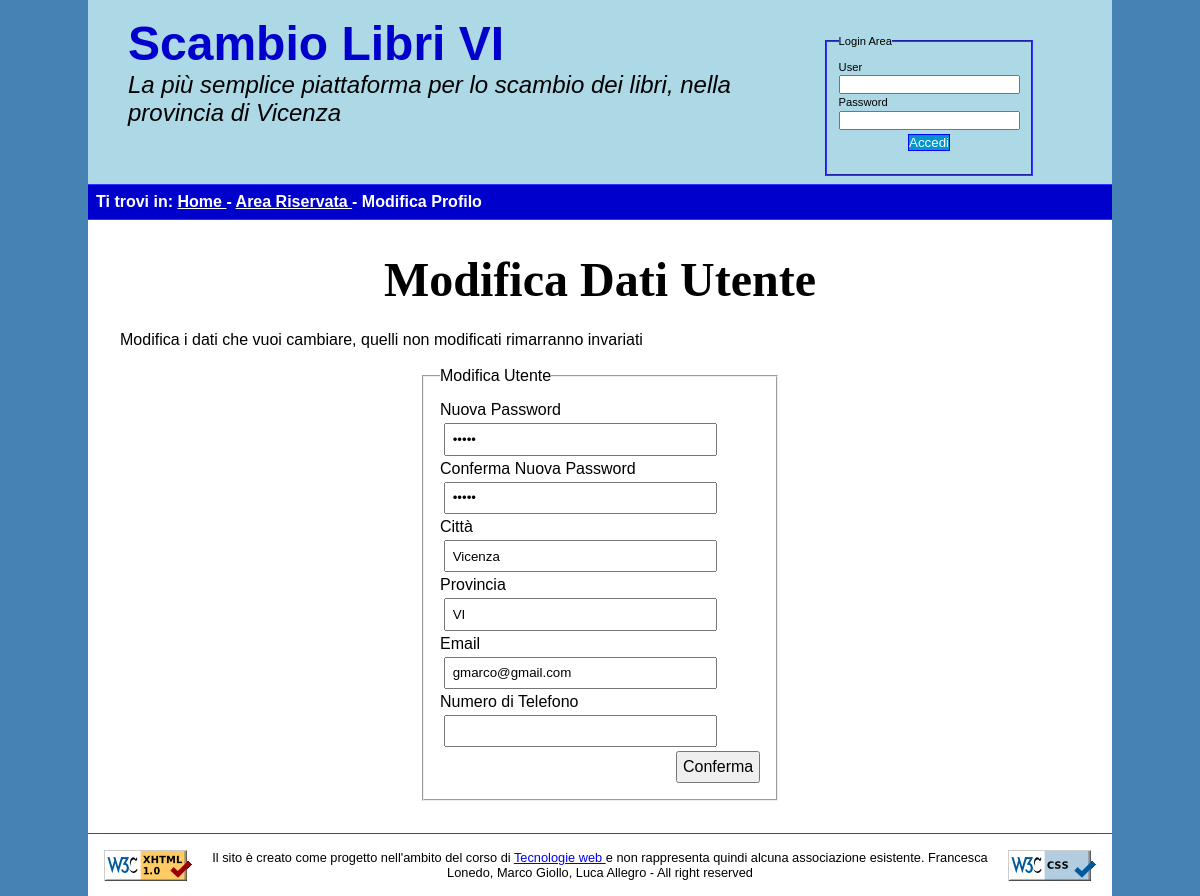
/Progetto/modProf.php (signed in), run on the app's committed database.
### tables this page shows
CREATE TABLE IF NOT EXISTS `utente` (
  `username` varchar(12) NOT NULL,
  `password` varchar(12)  NOT NULL,
  `nome` varchar(20)  NOT NULL,
  `cognome` varchar(20)  NOT NULL,
  `citta` varchar(20)  NOT NULL,
  `provincia` varchar(20)  NOT NULL,
  `email` varchar(30) NOT NULL,
  `numeroTelefono` varchar(15),
  PRIMARY KEY (`username`)
);

### Progetto/modProf.php (the view, shortened to what this page needs)
<!DOCTYPE html PUBLIC "-//W3C//DTD XHTML 1.0 Transitional//EN"
"http://www.w3.org/TR/xhtml1/DTD/xhtml1-transitional.dtd">
<html xmlns="http://www.w3.org/1999/xhtml" xml:lang="it" lang="it" >
    <head>
		<link rel="stylesheet" type="text/css" href="style/style.css" media="handheld, screen"/>
		<link  rel = "stylesheet" type="text/css" href="small.css" media= "handheld, screen and (max-width:480px), only screen and (max-device-width:480px)" />
		<link rel = "stylesheet" type="text/css"  href="print.css" media="print"/>
     </head>
     <body>
	<div id="header">
     <div id="titolo">
		 <h1> Scambio Libri VI </h1>
		 <h2> La più semplice piattaforma per lo scambio dei libri, nella provincia di Vicenza  </h2>
     </div>
     <div id="logForm" method ="post" action="actionLogin.php">
         <form id="loginForm">
         	<fieldset>
            	<legend> Login Area </legend>
                <label> User  </label> <br/>
                <input type="text" title="Inserisci User"/> <br/>
                <label> Password </label> <br/>
                <input type="password" title="Inserici la password"/> <br/>
                <input type="submit" value="Accedi" title="Clicca per accedere" /> <br/>
            </fieldset>
         </form>
	</div>
  </div>
  	 <div id="where">
        <p> Ti trovi in: <a href="index.php"> Home </a> - <a href="userHome.php"> Area Riservata </a> - Modifica Profilo </p>
     </div>
     <div id="corpo">
        <?php
            $log = new connectDB();
            $openConnection = $log -> accessDB();
            if(!$openConnection){
                die("Errore nell'aprire il database");
            }
            else{
                $connection = $log -> getConnection();
                $user=$_SESSION["user"];
                $query="SELECT * FROM utente WHERE username=\"$user\";";
                $result=$connection->query($query);
                $row = $result->fetch_assoc();
                $psw = $row['password'];
                $citta=$row['citta'];
                $provincia=$row['provincia'];
                $email=$row['email'];
                $numeroT=$row['numeroTelefono'];
            }
         ?>
         <h1> Modifica Dati Utente</h1>
         <p> Modifica i dati che vuoi cambiare, quelli non modificati rimarranno invariati</p><br/>
          <form id="registerForm" action="actionModProf.php"  method="post">
         	<fieldset>
            	<legend> Modifica Utente </legend>
                <label> Nuova Password </label><br/>
                <input class="inputText" name="psw" type="password" title="Modifica la password" value=<?php echo "\"$psw\"" ?>> <br/>
                <label> Conferma Nuova Password </label><br/>
                <input class="inputText" name="psw" type="password" title="Ripeti la password" value=<?php echo "\"$psw\"" ?>> <br/>
                <label> Citt&agrave;  <br/>
                <input  class="inputText" name="citta" type="text" title="Modifica la citt&agrave;" value=<?php echo "\"$citta\"" ?> /> <br/>
                <label> Provincia  <br/>
                <input  class="inputText" name="prov" type="text" title="Modifica la provincia" value=<?php echo "\"$provincia\"" ?> /> <br/>
                <label> Email </label> <br/>
                <input class="inputText" name="em" type="text" title="Inserisci la tua mail" value=<?php echo "\"$email\"" ?>/> <br/>
                <label> Numero di Telefono </label> <br/>
                <input class="inputText" name="tel" type="text" title="Modifica il tuo numero di telefono" value=<?php echo "\"$numeroT\"" ?>/><br/>
                <input id="submit" type="submit" value="Conferma" title="Conferma le modifiche" /><br/>
            </fieldset>
         </form>
    </div>
    <div id="footer">
    	 <img id="imgValidCode" src="images/valid-xhtml10.png" alt="Html validation"/>
        <img id="imgValidCSS" src="images/vcss-blue.gif" alt ="cssValidation"/>
        <p> Il sito &egrave; creato come progetto nell'ambito del corso di <a href="http://informatica.math.unipd.it/laurea/tecnologieweb.html" title="Pagina web del corso di Tecnlogie web" >Tecnologie web </a> e non rappresenta quindi alcuna associazione esistente. Francesca Lonedo, Marco Giollo, Luca Allegro - <span xml:lang="en">All right reserved </span></p>
    </div>
   </body>
</html>

### Progetto/style/style.css (style rules this page uses)
html { background-color: SteelBlue ; }
* { padding:0em; margin:0em; }
html, body { max-width: 1024px; margin: auto; font-family: Verdana, Arial, Helvetica, sans-serif; font-size: 100%; }
body { background-color: white; }
#logForm { margin-left:71%; padding-bottom: 0.3em; }
#loginForm input[type="submit"] { display:block; margin:auto; outline: none; cursor:pointer; text-align:center; text-decoration: none; color: white; margin-top:0.3em; border: solid 1px blue; background: #0095cd; }
#loginForm { font-size: 0.7em; margin-left:0em; width:6em; }
#loginForm fieldset { border-color:#3333ff; margin:0.3em; padding:1em; }
#loginForm label { line-height: 1.5em; }
#header { overflow:auto; background-color:lightBlue; padding-left: 1.5em; }
#titolo { margin-right: 28%; padding:1em; }
#titolo h1 { color: #0000cc; font-size: 3em; display:block; float:left; }
#titolo h2 { font-size: 1.5em; font-style: italic; font-weight: normal; display:block; float:left; }
#where { background-color: #0000cc; border-bottom: 1px solid #3333ff; border-top: 1px solid #3333ff; padding: 0.5em; color:white; font-size: 1.0em; }
#where p { font-weight: bold; }
#where p a:link { color:white; }
#corpo h1 { text-align:center; font-family: "Vag Rounded"; font-size: 3em; margin-bottom: 0.5em; }
#corpo { padding:2em; overflow:auto; }
#corpo label { margin-right:1em; }
#corpo fieldset { float: center; width: 20em; margin:auto; padding: 1em; }
.inputText { width: 80%; padding: 0.5em; margin:0.3em; }
#submit { float: right; font-size: 1em; padding: 0.3em; }
#footer { border-top: 1px solid #3333ff; padding: 1em; clear:both; }
#imgValidCode { float: left; }
#imgValidCSS { float: right; }
#footer p { margin-left: 10%; margin-right:10%; text-align: center; font-size: 0.8em; }

### Progetto/style/small.css (style rules this page uses)
html { background-color: SteelBlue ; }
* { padding:0em; margin:0em; }
html, body { max-width: 480px; margin: auto; font-family: Verdana, Arial, Helvetica, sans-serif; font-size: 100%; }
body { background-color: white; }
#logForm { padding-bottom: 0.3em; margin-left: 1%; }
#loginForm input[type="submit"] { display:block; margin:auto; outline: none; cursor:pointer; text-align:center; text-decoration: none; color: white; margin-top:0.3em; border: solid 1px blue; background: #0095cd; }
#loginForm { font-size: 0.7em; width:6em; }
#loginForm fieldset { border-color:#3333ff; margin:0.3em; padding:1em; }
#loginForm label { line-height: 1.5em; }
#header { overflow:auto; background-color:lightBlue; padding-left: 1.5em; }
#titolo { margin-right: 28%; padding:1em; }
#titolo h1 { color: #0000cc; font-size: 1.5em; display:block; }
#titolo h2 { display: none; }
#where { display: none; }
#corpo h1 { text-align:center; font-family: "Vag Rounded"; font-size: 3em; margin-bottom: 0.5em; }
#corpo { padding:2em; overflow:auto; }
#corpo label { margin-right:1em; }
#corpo fieldset { float: center; width: 20em; margin:auto; padding: 1em; }
.inputText { width: 80%; padding: 0.5em; margin:0.3em; }
#submit { float: right; font-size: 1em; padding: 0.3em; }
#footer { border-top: 1px solid #3333ff; padding: 1em; clear:both; }
#imgValidCode { display:none; }
#imgValidCSS { display:none; }
#footer p { margin-left: 10%; margin-right:10%; text-align: center; font-size: 0.8em; }

### data on the page
utente: citta "Vicenza", prov "VI", em "gmarco@gmail.com"
